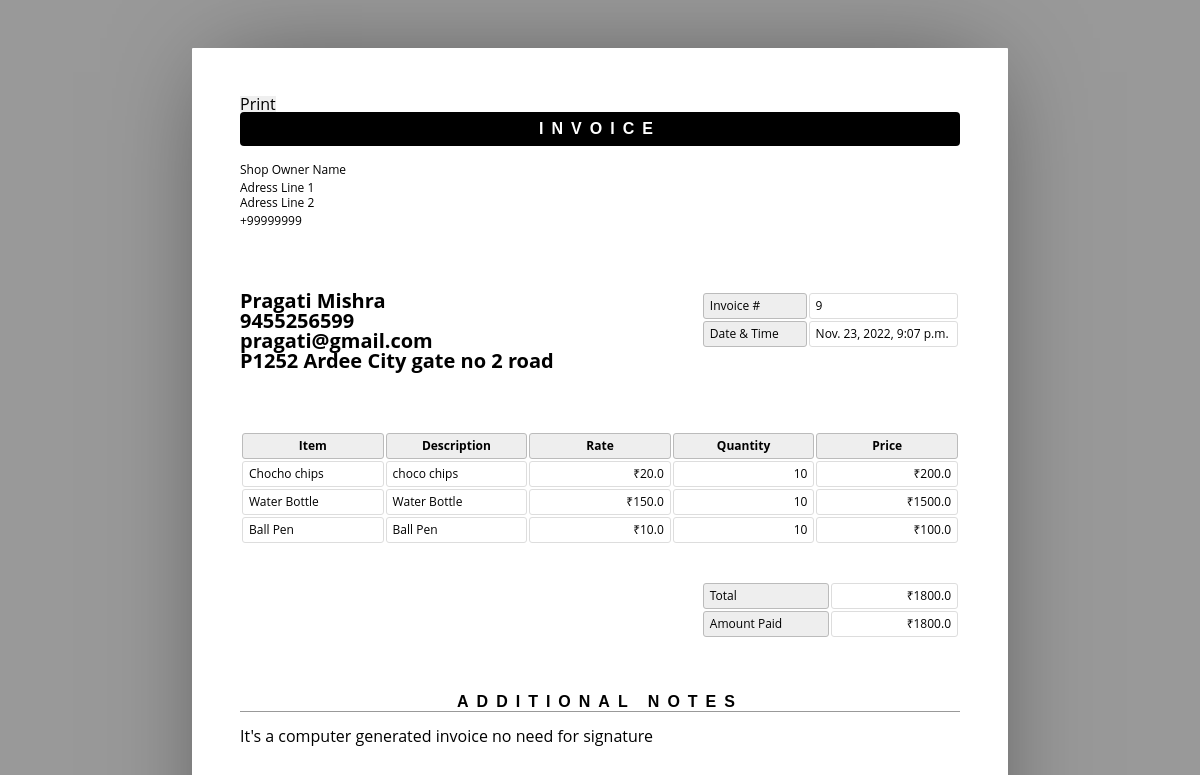
Page /dashboard/generate_invoice?id=9 on the committed database.
### dashboard/models.py (models this page shows, shortened)
class Invoice(models.Model):
    id = models.AutoField(primary_key=True)
    client = models.ForeignKey(Client,null=True,on_delete=models.SET_NULL)
    total = models.FloatField()
    created = models.DateTimeField(auto_now_add=True)
    updated_at = models.DateTimeField(auto_now=True)
    sync_date = models.DateField(null=True)
    sync_status = models.CharField(max_length=20)
    qbo_id = models.CharField(max_length=100,null=True)

class Client(models.Model):
    id = models.AutoField(primary_key=True)
    name = models.CharField(max_length=100)
    contact = models.CharField(max_length=15)
    address = models.TextField(null=True)
    email = models.EmailField(null=True)
    qbo_id = models.CharField(max_length=100,null=True)

class InvoiceItem(models.Model):
    id = models.AutoField(primary_key=True)
    invoice = models.ForeignKey(Invoice,on_delete=models.CASCADE)
    name = models.CharField(max_length=200)
    desc = models.TextField()
    price = models.FloatField()
    qty = models.IntegerField()
    total = models.FloatField()
    qbo_id = models.CharField(max_length=100,null=True)

### dashboard/views.py (the view)
# urls.py: path('generate_invoice',views.generate_invoice,name="generate_invoice"),
def generate_invoice(request):
    id = int(request.GET.get('id'))
    invoice_ins = Invoice.objects.get(pk=id)
    invoice_items = InvoiceItem.objects.all().filter(invoice=invoice_ins)
    data = {
        'invoice':invoice_ins,
        'items':invoice_items
    }
    return render(request,'invoice_pdf.html',data)

### templates/invoice_pdf.html (shortened to what this page needs)
{% load static %}
<html>
	<head>
		<link rel="stylesheet" href="{% static 'invoice/style.css' %}">
	</head>
	<body>
            <input id ="printbtn" type="button" value="Print" onclick="window.print();" >
		<header>
			<h1>Invoice</h1>
			<address contenteditable>
				<p>Shop Owner Name</p>
				<p>Adress Line 1<br>Adress Line 2</p>
				<p>+99999999</p>
			</address>
		</header>
		<article>
			<address contenteditable>
				<p>{{invoice.client.name}}<br>{{invoice.client.contact}}<br>{{invoice.client.email}}<br>{{invoice.client.address}}<br></p>
			</address>
			<table class="meta">
				<tr>
					<th><span contenteditable>Invoice #</span></th>
					<td><span contenteditable>{{invoice.id}}</span></td>
				</tr>
				<tr>
					<th><span>Date & Time</span></th>
					<td><span>{{invoice.created}}</span></td>
				</tr>
			</table>
			<table class="inventory">
				<thead>
					<tr>
						<th><span contenteditable>Item</span></th>
						<th><span contenteditable>Description</span></th>
						<th><span contenteditable>Rate</span></th>
						<th><span contenteditable>Quantity</span></th>
						<th><span contenteditable>Price</span></th>
					</tr>
				</thead>
				<tbody>
					{% for item in items%}
					<tr>
						<td><span contenteditable>{{item.name}}</span></td>
						<td><span contenteditable>{{item.desc}}</span></td>
						<td><span data-prefix>₹</span><span contenteditable>{{item.price}}</span></td>
						<td><span contenteditable>{{item.qty}}</span></td>
						<td><span data-prefix>₹</span><span>{{item.total}}</span></td>
					</tr>
                    {% endfor %}
				</tbody>
			</table>
			<table class="balance">
				<tr>
					<th><span contenteditable>Total</span></th>
					<td><span data-prefix>₹</span><span>{{invoice.total}}</span></td>
				</tr>
				<tr>
					<th><span contenteditable>Amount Paid</span></th>
					<td><span data-prefix>₹</span><span contenteditable>{{invoice.total}}</span></td>
				</tr>
			</table>
		</article>
		<aside>
			<h1><span contenteditable>Additional Notes</span></h1>
			<div contenteditable>
				<p>It's a computer generated invoice no need for signature</p>
			</div>
		</aside>
	</body>
</html>

### static/invoice/style.css (style rules this page uses)
* { border: 0; box-sizing: content-box; color: inherit; font-family: inherit; font-size: inherit; font-style: inherit; font-weight: inherit; line-height: inherit; list-style: none; margin: 0; padding: 0; text-decoration: none; vertical-align: top; }
*[contenteditable] { border-radius: 0.25em; min-width: 1em; outline: 0; }
*[contenteditable] { cursor: pointer; }
span[contenteditable] { display: inline-block; }
h1 { font: bold 100% sans-serif; letter-spacing: 0.5em; text-align: center; text-transform: uppercase; }
table { font-size: 75%; table-layout: fixed; width: 100%; }
table { border-collapse: separate; border-spacing: 2px; }
th, td { border-width: 1px; padding: 0.5em; position: relative; text-align: left; }
th, td { border-radius: 0.25em; border-style: solid; }
th { background: #EEE; border-color: #BBB; }
td { border-color: #DDD; }
html { font: 16px/1 'Open Sans', sans-serif; overflow: auto; padding: 0.5in; }
html { background: #999; cursor: default; }
body { box-sizing: border-box; height: 11in; margin: 0 auto; overflow: hidden; padding: 0.5in; width: 8.5in; }
body { background: #FFF; border-radius: 1px; box-shadow: 0 0 1in -0.25in rgba(0, 0, 0, 0.5); }
header { margin: 0 0 3em; }
header:after { clear: both; content: ""; display: table; }
header h1 { background: #000; border-radius: 0.25em; color: #FFF; margin: 0 0 1em; padding: 0.5em 0; }
header address { float: left; font-size: 75%; font-style: normal; line-height: 1.25; margin: 0 1em 1em 0; }
header address p { margin: 0 0 0.25em; }
article, article address, table.meta, table.inventory { margin: 0 0 3em; }
article:after { clear: both; content: ""; display: table; }
article address { float: left; font-size: 125%; font-weight: bold; }
table.meta, table.balance { float: right; width: 36%; }
table.meta:after, table.balance:after { clear: both; content: ""; display: table; }
table.meta th { width: 40%; }
table.meta td { width: 60%; }
table.inventory { clear: both; width: 100%; }
table.inventory th { font-weight: bold; text-align: center; }
table.inventory td:nth-child(1) { width: 26%; }
table.inventory td:nth-child(2) { width: 38%; }
table.inventory td:nth-child(3) { text-align: right; width: 12%; }
table.inventory td:nth-child(4) { text-align: right; width: 12%; }
table.inventory td:nth-child(5) { text-align: right; width: 12%; }
table.balance th, table.balance td { width: 50%; }
table.balance td { text-align: right; }
aside h1 { border: none; border-width: 0 0 1px; margin: 0 0 1em; }
aside h1 { border-color: #999; border-bottom-style: solid; }

### rows in the picture
Invoice: client.name "Pragati Mishra", client.contact "9455256599", client.email "pragati@gmail.com", client.address "P1252 Ardee City gate no 2 road", id "9", created "Nov. 23, 2022, 9:07 p.m.", total "1800.0"
InvoiceItem: name "Chocho chips", desc "choco chips", price "20.0", qty "10", total "200.0"
InvoiceItem: name "Water Bottle", desc "Water Bottle", price "150.0", qty "10", total "1500.0"
InvoiceItem: name "Ball Pen", desc "Ball Pen", price "10.0", qty "10", total "100.0"
